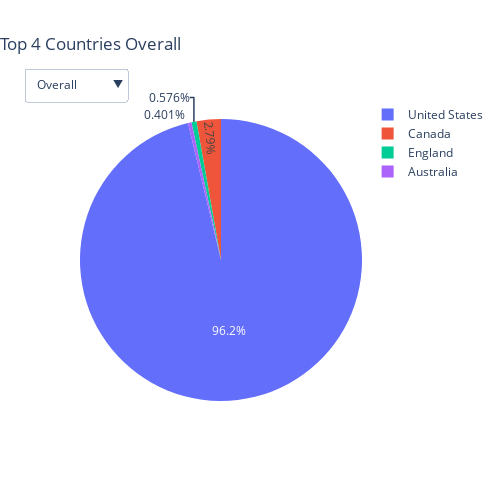

Notebook source saved alongside this figure:
### Code cell
# interactive pie chart with plotly for top 5 countries for each category
# you can choose a category to show and display the top 5 countries for that category
# you can also choose to show all categories at once

# make the plot interactive
fig = go.Figure()

# define the colors for each country blue, red, yellow, green, purple
colors = ['#0000FF', '#FF0000', '#FFFF00', '#00FF00', '#800080']

fig.add_trace(go.Pie(
    labels=xpl_users_by_country_top10.index,
    values=xpl_users_by_country_top10["uid"].values,
    name='Explorer',
    visible=False

))
fig.add_trace(go.Pie(
    labels=adv_users_by_country_top10.index,
    values=adv_users_by_country_top10["uid"].values,
    name='Adventurer',
    visible=False
))
fig.add_trace(go.Pie(
    labels=exp_users_by_country_top10.index,
    values=exp_users_by_country_top10["uid"].values,
    name='Expert-like',
    visible=False
))
fig.add_trace(go.Pie(
    labels=cfm_users_by_country_top10.index,
    values=cfm_users_by_country_top10["uid"].values,
    name='Conformist',
    visible=False
))
fig.add_trace(go.Pie(
    labels=overall_users_by_country_top10.index,
    values=overall_users_by_country_top10["uid"].values,
    name='Overall'
))


# create a dropdown menu to choose which category to show
# and set default to show Overall
fig.update_layout(
    updatemenus=[
        dict(
            x=-0.2,
            y=1.1,
            yanchor="top",
            xanchor="left",
            active=4,
            buttons=list([
                dict(label="Explorer",
                        method="update",
                        args=[{"visible": [True, False, False, False, False]},
                            {"title": "Top 4 Countries for Explorer"}]),
                dict(label="Adventurer",
                        method="update",
                        args=[{"visible": [False, True, False, False, False]},
                            {"title": "Top 4 Countries for Adventurer"}]),
                dict(label="Expert-like",
                        method="update",
                        args=[{"visible": [False, False, True, False, False]},
                            {"title": "Top 4 Countries for Expert-like"}]),
                dict(label="Conformist",
                        method="update",
                        args=[{"visible": [False, False, False, True, False]},
                            {"title": "Top 4 Countries for Conformist"}]),
                dict(label="Overall",
                        method="update",
                        args=[{"visible": [False, False, False, False, True]},
                            {"title": "Top 4 Countries Overall"}]),
            ]), 
        )
    ])
# make plot transparent
fig.update_layout(paper_bgcolor='rgba(0,0,0,0)', plot_bgcolor='rgba(0,0,0,0)')

# make the plot smaller
fig.update_layout(height=500, width=500)



fig.update_layout(title_text="Top 4 Countries Overall", title_x=0)

fig.show()

# save the plot to a html file
fig.write_html("top_countries_pie_chart.html")

### Figure 1 — Plotly figure (JSON) as saved in the notebook; plotly's stock layout.template omitted (floating-point values rounded to 4 significant figures)
{"data": [{"labels": ["United States", "Canada", "England", "Australia"], "name": "Explorer", "type": "pie", "values": [6820, 608, 192, 150], "visible": false}, {"labels": ["United States", "Canada", "Australia", "England"], "name": "Adventurer", "type": "pie", "values": [5154, 388, 89, 80], "visible": false}, {"labels": ["United States", "Canada", "England", "Australia"], "name": "Expert-like", "type": "pie", "values": [1633, 44, 9, 4], "visible": false}, {"labels": ["United States", "Canada", "England", "Australia"], "name": "Conformist", "type": "pie", "values": [5507, 165, 21, 18], "visible": false}, {"labels": ["United States", "Canada", "England", "Australia"], "name": "Overall", "type": "pie", "values": [54957, 1593, 329, 229]}], "layout": {"height": 500, "paper_bgcolor": "rgba(0,0,0,0)", "plot_bgcolor": "rgba(0,0,0,0)", "title": {"text": "Top 4 Countries Overall", "x": 0}, "updatemenus": [{"active": 4, "buttons": [{"args": [{"visible": [true, false, false, false, false]}, {"title": "Top 4 Countries for Explorer"}], "label": "Explorer", "method": "update"}, {"args": [{"visible": [false, true, false, false, false]}, {"title": "Top 4 Countries for Adventurer"}], "label": "Adventurer", "method": "update"}, {"args": [{"visible": [false, false, true, false, false]}, {"title": "Top 4 Countries for Expert-like"}], "label": "Expert-like", "method": "update"}, {"args": [{"visible": [false, false, false, true, false]}, {"title": "Top 4 Countries for Conformist"}], "label": "Conformist", "method": "update"}, {"args": [{"visible": [false, false, false, false, true]}, {"title": "Top 4 Countries Overall"}], "label": "Overall", "method": "update"}], "x": -0.2, "xanchor": "left", "y": 1.1, "yanchor": "top"}], "width": 500}}
